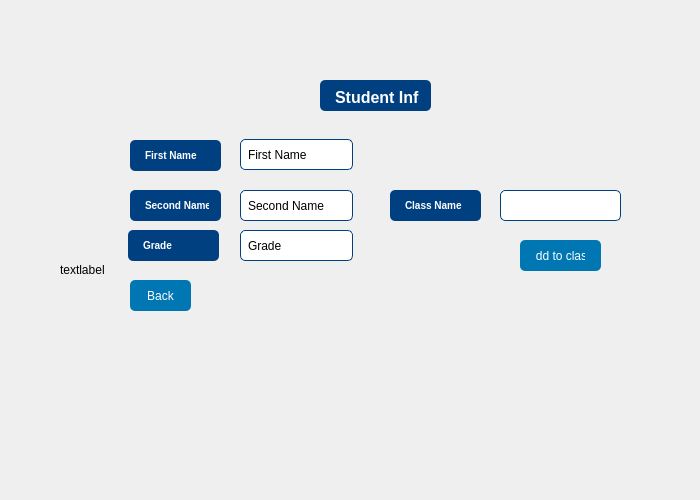
<?xml version="1.0" encoding="UTF-8"?>
<ui version="4.0">
 <class>AddStudentToClass</class>
 <widget class="QWidget" name="AddStudentToClass">
  <property name="geometry">
   <rect>
    <x>0</x>
    <y>0</y>
    <width>700</width>
    <height>500</height>
   </rect>
  </property>
  <property name="windowTitle">
   <string>Form</string>
  </property>
  <widget class="QLabel" name="secondname_label">
   <property name="geometry">
    <rect>
     <x>130</x>
     <y>190</y>
     <width>91</width>
     <height>31</height>
    </rect>
   </property>
   <property name="styleSheet">
    <string notr="true">QLabel {
    color: #FFFFFF; /* White text color */
    background-color: #004080; /* Dark blue background */
    font-size: 10px; /* Font size */
    font-weight: bold; /* Bold font weight */
    padding: 8px 12px; /* Padding */
    border-radius: 5px; /* Rounded corners */
}</string>
   </property>
   <property name="text">
    <string>Second Name </string>
   </property>
  </widget>
  <widget class="QLineEdit" name="secondname_text">
   <property name="geometry">
    <rect>
     <x>240</x>
     <y>190</y>
     <width>113</width>
     <height>31</height>
    </rect>
   </property>
   <property name="styleSheet">
    <string notr="true">QLineEdit {
    background-color: #FFFFFF; /* White background */
    border: 1px solid #004080; /* Dark blue border */
    border-radius: 5px; /* Rounded corners */
    padding: 5px; /* Adjust padding as needed */
}</string>
   </property>
   <property name="text">
    <string>Second Name</string>
   </property>
  </widget>
  <widget class="QPushButton" name="submit_button">
   <property name="geometry">
    <rect>
     <x>520</x>
     <y>240</y>
     <width>81</width>
     <height>31</height>
    </rect>
   </property>
   <property name="styleSheet">
    <string notr="true">QPushButton {
    background-color: #0077b3; /* Medium blue background for buttons */
    color: #FFFFFF; /* White text */
    border: none; /* No border */
    border-radius: 5px; /* Rounded corners */
    padding: 8px 16px; /* Adjust padding as needed */
}

QPushButton:hover {
    background-color: #4da6ff; /* Lighter blue on hover */
}

QPushButton:pressed {
    background-color: #005c99; /* Darker blue when pressed */
}</string>
   </property>
   <property name="text">
    <string>Add to class</string>
   </property>
  </widget>
  <widget class="QLabel" name="background_image">
   <property name="geometry">
    <rect>
     <x>60</x>
     <y>40</y>
     <width>700</width>
     <height>500</height>
    </rect>
   </property>
   <property name="text">
    <string>&lt;html&gt;&lt;head/&gt;&lt;body&gt;&lt;p&gt;textlabel&lt;/p&gt;&lt;p&gt;&lt;br/&gt;&lt;/p&gt;&lt;/body&gt;&lt;/html&gt;</string>
   </property>
  </widget>
  <widget class="QLabel" name="firstname_label">
   <property name="geometry">
    <rect>
     <x>130</x>
     <y>140</y>
     <width>91</width>
     <height>31</height>
    </rect>
   </property>
   <property name="styleSheet">
    <string notr="true">QLabel {
    color: #FFFFFF; /* White text color */
    background-color: #004080; /* Dark blue background */
    font-size: 10px; /* Font size */
    font-weight: bold; /* Bold font weight */
    padding: 8px 12px; /* Padding */
    border-radius: 5px; /* Rounded corners */
}</string>
   </property>
   <property name="text">
    <string>First Name </string>
   </property>
  </widget>
  <widget class="QLabel" name="info_label">
   <property name="geometry">
    <rect>
     <x>320</x>
     <y>80</y>
     <width>111</width>
     <height>31</height>
    </rect>
   </property>
   <property name="styleSheet">
    <string notr="true">QLabel {
    color: #FFFFFF; /* White text color */
    background-color: #004080; /* Dark blue background */
    font-size: 10px; /* Font size */
    font-weight: bold; /* Bold font weight */
    padding: 8px 12px; /* Padding */
    border-radius: 5px; /* Rounded corners */
}</string>
   </property>
   <property name="text">
    <string>&lt;html&gt;&lt;head/&gt;&lt;body&gt;&lt;p&gt;&lt;span style=&quot; font-size:12pt; color:#ffffff;&quot;&gt;Student Info&lt;/span&gt;&lt;/p&gt;&lt;/body&gt;&lt;/html&gt;</string>
   </property>
  </widget>
  <widget class="QLineEdit" name="firstname_text">
   <property name="geometry">
    <rect>
     <x>240</x>
     <y>139</y>
     <width>113</width>
     <height>31</height>
    </rect>
   </property>
   <property name="styleSheet">
    <string notr="true">QLineEdit {
    background-color: #FFFFFF; /* White background */
    border: 1px solid #004080; /* Dark blue border */
    border-radius: 5px; /* Rounded corners */
    padding: 5px; /* Adjust padding as needed */
}</string>
   </property>
   <property name="text">
    <string>First Name</string>
   </property>
  </widget>
  <widget class="QLabel" name="label">
   <property name="geometry">
    <rect>
     <x>390</x>
     <y>190</y>
     <width>91</width>
     <height>31</height>
    </rect>
   </property>
   <property name="styleSheet">
    <string notr="true">QLabel {
    color: #FFFFFF; /* White text color */
    background-color: #004080; /* Dark blue background */
    font-size: 10px; /* Font size */
    font-weight: bold; /* Bold font weight */
    padding: 8px 12px; /* Padding */
    border-radius: 5px; /* Rounded corners */
}</string>
   </property>
   <property name="text">
    <string>Class Name</string>
   </property>
  </widget>
  <widget class="QLineEdit" name="clasname">
   <property name="geometry">
    <rect>
     <x>500</x>
     <y>190</y>
     <width>121</width>
     <height>31</height>
    </rect>
   </property>
   <property name="styleSheet">
    <string notr="true">QLineEdit {
    background-color: #FFFFFF; /* White background */
    border: 1px solid #004080; /* Dark blue border */
    border-radius: 5px; /* Rounded corners */
    padding: 5px; /* Adjust padding as needed */
}</string>
   </property>
  </widget>
  <widget class="QPushButton" name="pushButton">
   <property name="geometry">
    <rect>
     <x>130</x>
     <y>280</y>
     <width>61</width>
     <height>31</height>
    </rect>
   </property>
   <property name="styleSheet">
    <string notr="true">QPushButton {
    background-color: #0077b3; /* Medium blue background for buttons */
    color: #FFFFFF; /* White text */
    border: none; /* No border */
    border-radius: 5px; /* Rounded corners */
    padding: 8px 16px; /* Adjust padding as needed */
}

QPushButton:hover {
    background-color: #4da6ff; /* Lighter blue on hover */
}

QPushButton:pressed {
    background-color: #005c99; /* Darker blue when pressed */
}</string>
   </property>
   <property name="text">
    <string>Back</string>
   </property>
  </widget>
  <widget class="QLabel" name="grade_label">
   <property name="geometry">
    <rect>
     <x>128</x>
     <y>230</y>
     <width>91</width>
     <height>31</height>
    </rect>
   </property>
   <property name="styleSheet">
    <string notr="true">QLabel {
    color: #FFFFFF; /* White text color */
    background-color: #004080; /* Dark blue background */
    font-size: 10px; /* Font size */
    font-weight: bold; /* Bold font weight */
    padding: 8px 12px; /* Padding */
    border-radius: 5px; /* Rounded corners */
}</string>
   </property>
   <property name="text">
    <string>Grade</string>
   </property>
  </widget>
  <widget class="QLineEdit" name="grade_text">
   <property name="geometry">
    <rect>
     <x>240</x>
     <y>230</y>
     <width>113</width>
     <height>31</height>
    </rect>
   </property>
   <property name="styleSheet">
    <string notr="true">QLineEdit {
    background-color: #FFFFFF; /* White background */
    border: 1px solid #004080; /* Dark blue border */
    border-radius: 5px; /* Rounded corners */
    padding: 5px; /* Adjust padding as needed */
}</string>
   </property>
   <property name="text">
    <string>Grade</string>
   </property>
  </widget>
  <zorder>background_image</zorder>
  <zorder>secondname_label</zorder>
  <zorder>secondname_text</zorder>
  <zorder>submit_button</zorder>
  <zorder>firstname_label</zorder>
  <zorder>info_label</zorder>
  <zorder>firstname_text</zorder>
  <zorder>label</zorder>
  <zorder>clasname</zorder>
  <zorder>pushButton</zorder>
  <zorder>grade_label</zorder>
  <zorder>grade_text</zorder>
 </widget>
 <resources/>
 <connections/>
</ui>
